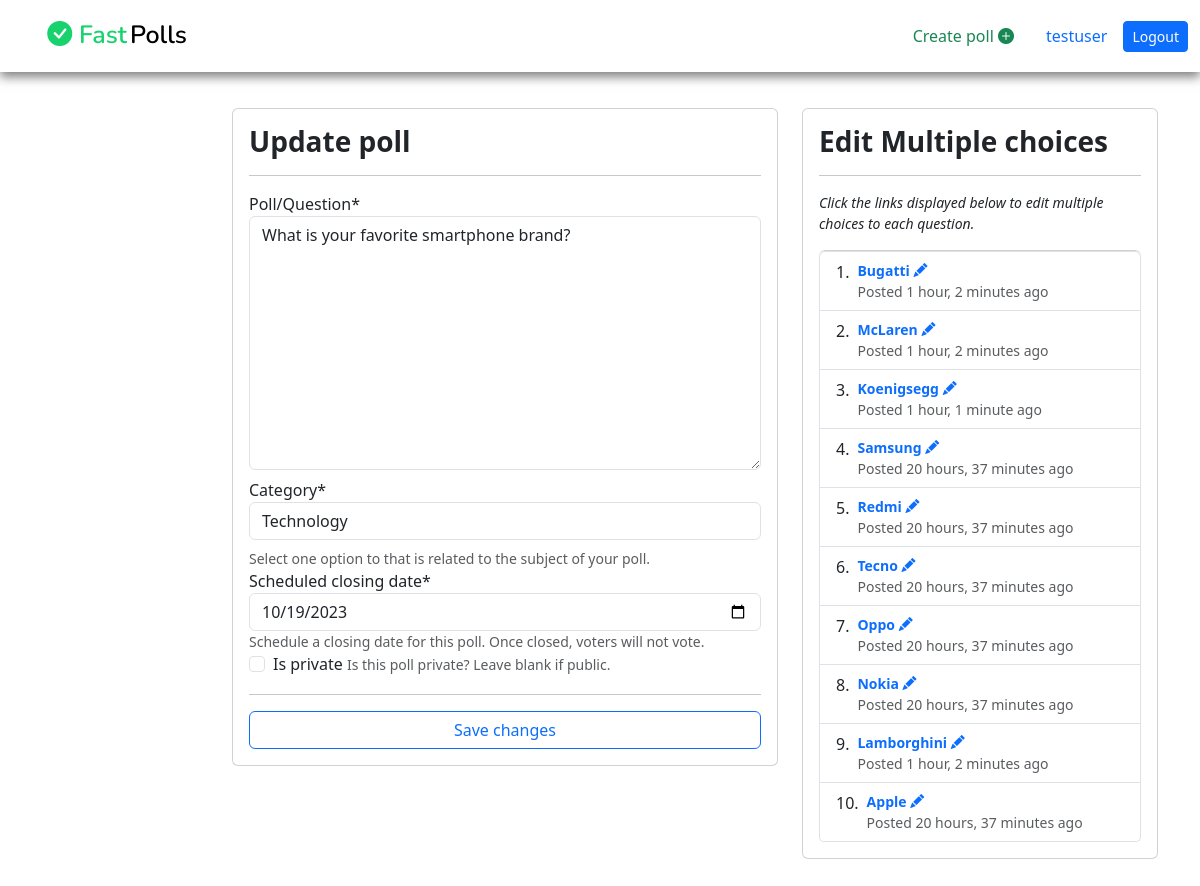
Screenshot of /polls/a6b2c65f9b0946bc9f29/edit/ (signed in) with the database file from the repository.
### accounts/models.py (models this page shows, shortened)
class User(AbstractUser):
    id = models.CharField(max_length=25, primary_key=True, unique=True, editable=False)
    email = models.EmailField(unique=True)
    gender = models.CharField(max_length=7, blank=False)
    phone_no = models.CharField(max_length=14, blank=False)
    profile_pic = models.ImageField(upload_to='User-dps/', default='default.png')
    updated = models.DateTimeField(auto_now=True)
    REQUIRED_FIELDS = ['username']
    USERNAME_FIELD = 'email'
    class Meta:
        ordering = ['username']

### polls/models.py (models this page shows, shortened)
class Questions(models.Model):
    id = models.CharField(max_length=20, primary_key=True, unique=True, editable=False)
    author = models.ForeignKey(User, on_delete=models.CASCADE, editable=False)
    quiz = models.TextField(blank=False)
    category = models.CharField(max_length=15, blank=False)
    is_private = models.BooleanField(default=False)
    is_closed = models.BooleanField(default=False, editable=False)
    closing_dt = models.DateField(null=False, blank=False, db_column='Scheduled closing date-time')
    created = models.DateTimeField(auto_now_add=True)
    edited = models.DateTimeField(auto_now=True)
    class Meta:
        ordering = ['-created']
        verbose_name_plural = 'Questions'

class Choices(models.Model):
    id = models.CharField(max_length=20, primary_key=True, unique=True, editable=False)
    question = models.ForeignKey(Questions, on_delete=models.CASCADE, editable=False)
    choice = models.CharField(max_length=100, blank=False)
    total_votes = models.PositiveIntegerField(default=0, editable=False)
    created = models.DateTimeField(auto_now_add=True)
    edited = models.DateTimeField(auto_now=True)
    def __str__(self) -> str:
        return self.choice
    class Meta:
        ordering = ['total_votes']
        verbose_name_plural = 'Choices'

### polls/views.py (the view, shortened to what this page needs)
# urls.py: path('<str:pk>/edit/', views.EditPollsView.as_view(), name='edit-polls'),
@method_decorator(login_required, name='get')
class EditPollsView(View):
    form_class = EditPollsForm
    template_name = 'polls/edit-polls.html'
    def get(self, request, pk, *args, **kwargs):
        poll_obj = Questions.objects.get(id=pk)
        form = self.form_class(instance=poll_obj)
        choices = Choices.objects.filter(question__author=request.user).all()
        context = {'EditPollsForm': form, 'choices': choices}
        return render(request, self.template_name, context)

### polls/templates/polls/edit-polls.html (shortened to what this page needs)
    {% extends 'base.html' %}
    {% load static %}
    {% load crispy_forms_tags %}
    {% block content %}
    <main>
        <div class="container">
            <div class="row">
                <div class="col-md-6 offset-sm-2">
                    <form action="" method="post" class="card card-body">
                        <h3 class="card-title fw-bold mb-0">Update poll</h3>
                        <hr>
                        {{ EditPollsForm|crispy }}
                        <hr>
                        <div class="d-grid gap-2">
                            <button type="submit" class="btn btn-outline-primary">Save changes</button>
                        </div>
                    </form>
                </div>
                <div class="col-md-4">
                    <div class="card card-body">
                        <h3 class="card-title fw-bold mb-0">Edit Multiple choices</h3>
                        <hr>
                        <p class="small fst-italic">
                            Click the links displayed below to edit multiple choices to each question.
                        </p>
                        <ol class="list-group list-group-numbered">
                            {% for choice in choices %}
                            <li class="list-group-item d-flex justify-content-between align-items-start">
                                <div class="ms-2 me-auto small text-muted">
                                    <div class="fw-bold"><a href="{% url 'edit-choices' choice.id %}">{{ choice }} <i class="bi-pencil-fill"></i></a></div>
                                    Posted {{ choice.created|timesince }} ago
                                </div>
                            </li>
                            {% endfor %}
                          </ol>
                    </div>
                </div>
            </div>
        </div>
    </main>
    {% endblock %}

### templates/base.html (shortened to what this page needs)
    {% load static %}
    <link href="https://cdn.jsdelivr.net/npm/bootstrap@5.3.0/dist/css/bootstrap.min.css" rel="stylesheet">
    <link rel="stylesheet" href="https://cdn.jsdelivr.net/npm/bootstrap-icons@1.10.5/font/bootstrap-icons.css">
    <link rel="stylesheet" href="{% static 'css/styles.css' %}">
    <nav class="navbar navbar-expand-lg">
        <div class="container-fluid">
            <a class="navbar-brand" href="{% url 'homepage' %}"><i class="bi-check-circle-fill"></i> <span id="fast">Fast</span> Polls</a>
            <div class="collapse navbar-collapse nav justify-content-center" id="navbarText">
                <span class="navbar-text">
                    <a class="nav-link text-success" href="{% url 'create-polls' %}">Create poll <i class="bi-plus-circle-fill"></i></a>
                </span>
                {% if user.is_authenticated %}
                <span class="navbar-text">
                    <a href="{% url 'profile' %}" class="nav-link text-primary">{{ request.user.username }}</a>
                </span>
                <span class="navbar-text">
                    <a href="{% url 'logout_user' %}" class="btn btn-primary btn-sm">Logout</a>
                </span>
                {% endif %}
            </div>
        </div>
    </nav>
    {% block content %}
    {% endblock %}

### static/css/styles.css (style rules this page uses)
* { box-sizing: border-box; }
a { text-decoration: none; }
.navbar { box-shadow: 0 5px 10px rgba(0, 0, 0, 0.5); }
.navbar .container-fluid .navbar-brand { font-family: 'Nunito', sans-serif; font-size: 25px; font-weight: 600; margin-left: 3%; }
.navbar .container-fluid .navbar-brand i { color: #18d26e; }
.navbar .container-fluid .navbar-brand #fast { color: #18d26e; margin-right: -2.4%; }
.navbar .container-fluid .btn { color: #fff; }
main { margin-top: 3%; margin-bottom: 3%; }

### rows the page displays
User: user.username "testuser"
Questions: quiz "What is your favorite smartphone brand?", category "Technology"
Choices: choice "Bugatti", created "1 hour, 2 minutes"
Choices: choice "McLaren", created "1 hour, 2 minutes"
Choices: choice "Koenigsegg", created "1 hour, 1 minute"
Choices: choice "Samsung", created "20 hours, 37 minutes"
Choices: choice "Redmi", created "20 hours, 37 minutes"
Choices: choice "Tecno", created "20 hours, 37 minutes"
Choices: choice "Oppo", created "20 hours, 37 minutes"
Choices: choice "Nokia", created "20 hours, 37 minutes"
Choices: choice "Lamborghini", created "1 hour, 2 minutes"
Choices: choice "Apple", created "20 hours, 37 minutes"
